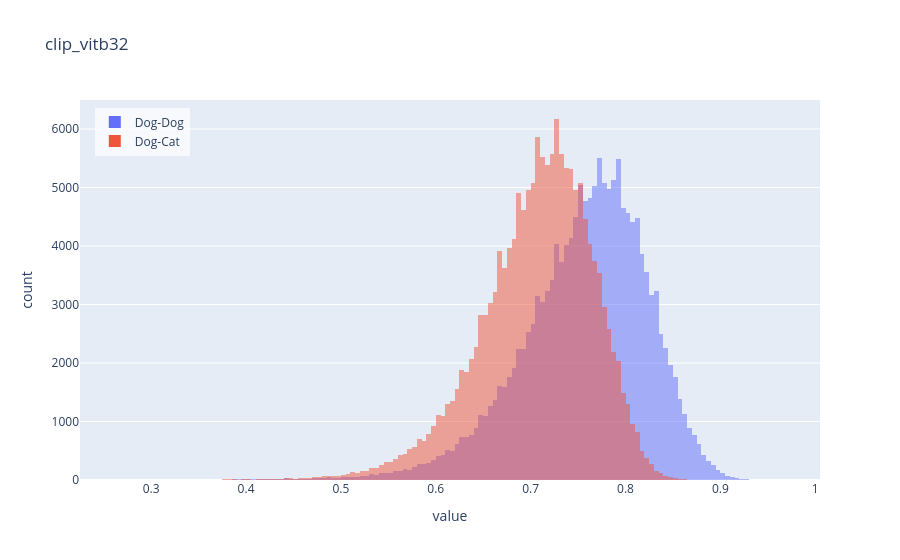

Notebook code for this chart:
### Code cell
n = simmat_clip_b.shape[0]

dogdog=simmat_clip_b.cpu()[n//2:,n//2:]
dogcat=simmat_clip_b.cpu()[n//2:,:n//2]
ridx = sample_random_idcs(dogdog.numel(),1/1000)
fig = px.histogram({'Dog-Dog':dogdog.reshape(-1)[ridx].cpu(), 'Dog-Cat':dogcat.reshape(-1)[ridx]},barmode='overlay',title='clip_vitb32',nbins=200)
fig.update_layout(legend_title_text=None,
    legend=dict(
        x=0.02,  # Left position
        y=0.98,  # Top position
        bgcolor='rgba(255,255,255,0.7)',
    )
)

### Figure 1 — Plotly figure (JSON) as saved in the notebook; plotly's stock layout.template omitted (floating-point values rounded to 4 significant figures; data arrays with more than 128 entries replaced by an {"elided": "..."} marker saying what was removed)
{"data": [{"bingroup": "x", "hovertemplate": "variable=Dog-Dog<br>value=%{x}<br>count=%{y}<extra></extra>", "legendgroup": "Dog-Dog", "marker": {"color": "#636efa", "opacity": 0.5, "pattern": {"shape": ""}}, "name": "Dog-Dog", "nbinsx": 200, "orientation": "v", "showlegend": true, "type": "histogram", "x": {"elided": "156225 float values"}, "xaxis": "x", "yaxis": "y"}, {"bingroup": "x", "hovertemplate": "variable=Dog-Cat<br>value=%{x}<br>count=%{y}<extra></extra>", "legendgroup": "Dog-Cat", "marker": {"color": "#EF553B", "opacity": 0.5, "pattern": {"shape": ""}}, "name": "Dog-Cat", "nbinsx": 200, "orientation": "v", "showlegend": true, "type": "histogram", "x": {"elided": "156225 float values"}, "xaxis": "x", "yaxis": "y"}], "layout": {"barmode": "overlay", "legend": {"bgcolor": "rgba(255,255,255,0.7)", "title": {}, "tracegroupgap": 0, "x": 0.02, "y": 0.98}, "title": {"text": "clip_vitb32"}, "xaxis": {"anchor": "y", "domain": [0, 1], "title": {"text": "value"}}, "yaxis": {"anchor": "x", "domain": [0, 1], "title": {"text": "count"}}}}
